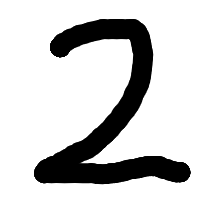
#> input picture 2.png, 200 x 200 px
$ python -i dispImageKadai.py   (imports and definitions only)
#> lines starting #> are read from the running program, lines starting #| are printed output that depends on the picture
import tkinter as tk
import tkinter.filedialog as fd
import PIL.Image
import PIL.ImageTk

def dispPhoto(path):
#> called with path = '2.png'
    newImage=(
            PIL.Image.open(path)
            .convert("L")
            .resize((300,300))
            .rotate(90)
            .transpose(PIL.Image.FLIP_LEFT_RIGHT)
    )
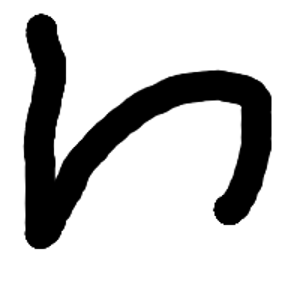
#> newImage: PIL image 300x300 L; min 0, max 255, mean 201.5
#> (the run stopped early here; a loop or call above may not have finished)

$ run again, on 7.png
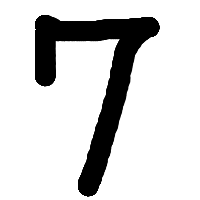
#> input picture 7.png, 200 x 200 px
#> in dispPhoto, `newImage=( PIL.Image.open(path) .convert("L") .resize((300,300)) .rota..`:
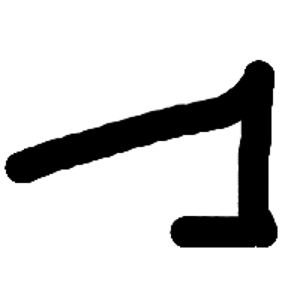
#> newImage: PIL image 300x300 L; min 0, max 255, mean 210.7

$ run again, on 8.png
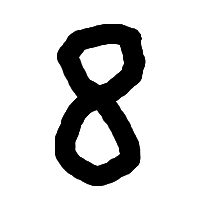
#> input picture 8.png, 200 x 200 px
#> in dispPhoto, `newImage=( PIL.Image.open(path) .convert("L") .resize((300,300)) .rota..`:
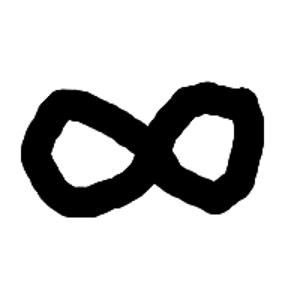
#> newImage: PIL image 300x300 L; min 0, max 255, mean 202.4
